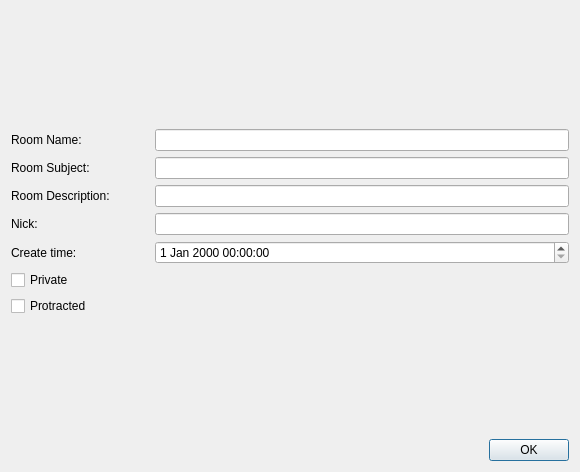
<?xml version="1.0" encoding="UTF-8"?>
<ui version="4.0">
 <class>CDlgGroupChatInfo</class>
 <widget class="QDialog" name="CDlgGroupChatInfo">
  <property name="geometry">
   <rect>
    <x>0</x>
    <y>0</y>
    <width>580</width>
    <height>472</height>
   </rect>
  </property>
  <property name="windowTitle">
   <string>Group chat information</string>
  </property>
  <layout class="QGridLayout" name="gridLayout">
   <item row="0" column="0">
    <spacer name="verticalSpacer">
     <property name="orientation">
      <enum>Qt::Vertical</enum>
     </property>
     <property name="sizeHint" stdset="0">
      <size>
       <width>20</width>
       <height>28</height>
      </size>
     </property>
    </spacer>
   </item>
   <item row="1" column="0">
    <layout class="QHBoxLayout" name="horizontalLayout_4">
     <item>
      <widget class="QLabel" name="label">
       <property name="sizePolicy">
        <sizepolicy hsizetype="Preferred" vsizetype="Preferred">
         <horstretch>1</horstretch>
         <verstretch>0</verstretch>
        </sizepolicy>
       </property>
       <property name="minimumSize">
        <size>
         <width>120</width>
         <height>0</height>
        </size>
       </property>
       <property name="text">
        <string>Room Name:</string>
       </property>
      </widget>
     </item>
     <item>
      <widget class="QLineEdit" name="txtName">
       <property name="sizePolicy">
        <sizepolicy hsizetype="Preferred" vsizetype="Preferred">
         <horstretch>3</horstretch>
         <verstretch>0</verstretch>
        </sizepolicy>
       </property>
      </widget>
     </item>
    </layout>
   </item>
   <item row="2" column="0">
    <layout class="QHBoxLayout" name="horizontalLayout_3">
     <item>
      <widget class="QLabel" name="label_2">
       <property name="sizePolicy">
        <sizepolicy hsizetype="Preferred" vsizetype="Preferred">
         <horstretch>1</horstretch>
         <verstretch>0</verstretch>
        </sizepolicy>
       </property>
       <property name="minimumSize">
        <size>
         <width>120</width>
         <height>0</height>
        </size>
       </property>
       <property name="text">
        <string>Room Subject:</string>
       </property>
      </widget>
     </item>
     <item>
      <widget class="QLineEdit" name="txtSubject">
       <property name="sizePolicy">
        <sizepolicy hsizetype="Preferred" vsizetype="Preferred">
         <horstretch>3</horstretch>
         <verstretch>0</verstretch>
        </sizepolicy>
       </property>
      </widget>
     </item>
    </layout>
   </item>
   <item row="3" column="0">
    <layout class="QHBoxLayout" name="horizontalLayout_2">
     <item>
      <widget class="QLabel" name="label_5">
       <property name="sizePolicy">
        <sizepolicy hsizetype="Preferred" vsizetype="Preferred">
         <horstretch>1</horstretch>
         <verstretch>0</verstretch>
        </sizepolicy>
       </property>
       <property name="minimumSize">
        <size>
         <width>120</width>
         <height>0</height>
        </size>
       </property>
       <property name="text">
        <string>Room Description:</string>
       </property>
      </widget>
     </item>
     <item>
      <widget class="QLineEdit" name="txtDescription">
       <property name="sizePolicy">
        <sizepolicy hsizetype="Preferred" vsizetype="Preferred">
         <horstretch>3</horstretch>
         <verstretch>0</verstretch>
        </sizepolicy>
       </property>
      </widget>
     </item>
    </layout>
   </item>
   <item row="4" column="0">
    <layout class="QHBoxLayout" name="horizontalLayout">
     <item>
      <widget class="QLabel" name="label_6">
       <property name="sizePolicy">
        <sizepolicy hsizetype="Preferred" vsizetype="Preferred">
         <horstretch>1</horstretch>
         <verstretch>0</verstretch>
        </sizepolicy>
       </property>
       <property name="minimumSize">
        <size>
         <width>120</width>
         <height>0</height>
        </size>
       </property>
       <property name="text">
        <string>Nick:</string>
       </property>
      </widget>
     </item>
     <item>
      <widget class="QLineEdit" name="txtNick">
       <property name="sizePolicy">
        <sizepolicy hsizetype="Preferred" vsizetype="Preferred">
         <horstretch>3</horstretch>
         <verstretch>0</verstretch>
        </sizepolicy>
       </property>
      </widget>
     </item>
    </layout>
   </item>
   <item row="5" column="0">
    <layout class="QHBoxLayout" name="horizontalLayout_5">
     <item>
      <widget class="QLabel" name="label_7">
       <property name="sizePolicy">
        <sizepolicy hsizetype="Preferred" vsizetype="Preferred">
         <horstretch>1</horstretch>
         <verstretch>0</verstretch>
        </sizepolicy>
       </property>
       <property name="minimumSize">
        <size>
         <width>120</width>
         <height>0</height>
        </size>
       </property>
       <property name="text">
        <string>Create time:</string>
       </property>
      </widget>
     </item>
     <item>
      <widget class="QDateTimeEdit" name="dtEdit">
       <property name="sizePolicy">
        <sizepolicy hsizetype="Preferred" vsizetype="Preferred">
         <horstretch>3</horstretch>
         <verstretch>0</verstretch>
        </sizepolicy>
       </property>
      </widget>
     </item>
    </layout>
   </item>
   <item row="6" column="0">
    <widget class="QCheckBox" name="cbPrivate">
     <property name="text">
      <string>Private</string>
     </property>
    </widget>
   </item>
   <item row="7" column="0">
    <widget class="QCheckBox" name="cbProtracted">
     <property name="sizePolicy">
      <sizepolicy hsizetype="Preferred" vsizetype="Preferred">
       <horstretch>0</horstretch>
       <verstretch>0</verstretch>
      </sizepolicy>
     </property>
     <property name="text">
      <string>Protracted</string>
     </property>
    </widget>
   </item>
   <item row="8" column="0">
    <spacer name="verticalSpacer_2">
     <property name="orientation">
      <enum>Qt::Vertical</enum>
     </property>
     <property name="sizeHint" stdset="0">
      <size>
       <width>20</width>
       <height>27</height>
      </size>
     </property>
    </spacer>
   </item>
   <item row="9" column="0">
    <layout class="QHBoxLayout" name="horizontalLayout_6">
     <item>
      <spacer name="horizontalSpacer">
       <property name="orientation">
        <enum>Qt::Horizontal</enum>
       </property>
       <property name="sizeHint" stdset="0">
        <size>
         <width>40</width>
         <height>20</height>
        </size>
       </property>
      </spacer>
     </item>
     <item>
      <widget class="QPushButton" name="pushButton">
       <property name="sizePolicy">
        <sizepolicy hsizetype="Preferred" vsizetype="Preferred">
         <horstretch>0</horstretch>
         <verstretch>0</verstretch>
        </sizepolicy>
       </property>
       <property name="text">
        <string>OK</string>
       </property>
      </widget>
     </item>
    </layout>
   </item>
  </layout>
 </widget>
 <resources/>
 <connections/>
</ui>
